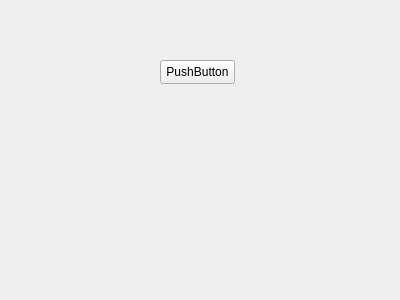
<?xml version="1.0" encoding="UTF-8"?>
<ui version="4.0">
 <class>Form</class>
 <widget class="QWidget" name="Form">
  <property name="geometry">
   <rect>
    <x>0</x>
    <y>0</y>
    <width>400</width>
    <height>300</height>
   </rect>
  </property>
  <property name="windowTitle">
   <string>Form</string>
  </property>
  <widget class="QPushButton" name="pushButton_generate_random_signal">
   <property name="geometry">
    <rect>
     <x>160</x>
     <y>60</y>
     <width>75</width>
     <height>24</height>
    </rect>
   </property>
   <property name="text">
    <string>PushButton</string>
   </property>
  </widget>
  <widget class="MplWidget" name="MplWidget" native="true">
   <property name="geometry">
    <rect>
     <x>120</x>
     <y>120</y>
     <width>120</width>
     <height>80</height>
    </rect>
   </property>
  </widget>
 </widget>
 <customwidgets>
  <customwidget>
   <class>MplWidget</class>
   <extends>QWidget</extends>
   <header>mplwidget.h</header>
   <container>1</container>
  </customwidget>
 </customwidgets>
 <resources/>
 <connections/>
</ui>
